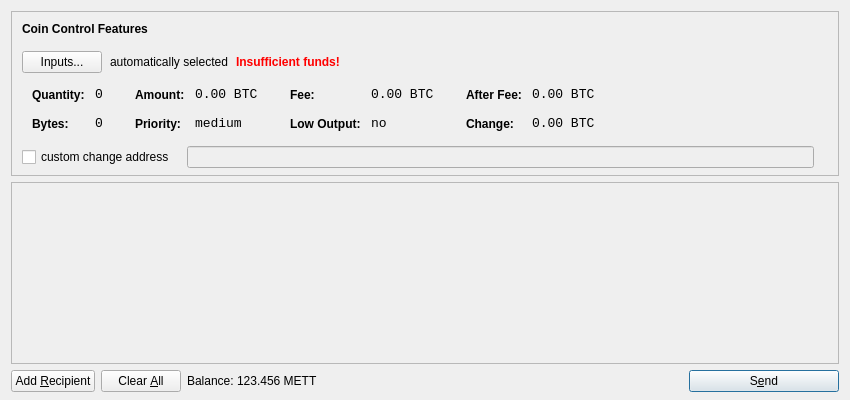
<?xml version="1.0" encoding="UTF-8"?>
<ui version="4.0">
 <class>SendCoinsDialog</class>
 <widget class="QDialog" name="SendCoinsDialog">
  <property name="geometry">
   <rect>
    <x>0</x>
    <y>0</y>
    <width>850</width>
    <height>400</height>
   </rect>
  </property>
  <property name="windowTitle">
   <string>Send Coins</string>
  </property>
  <layout class="QVBoxLayout" name="verticalLayout" stretch="0,1,0">
   <property name="bottomMargin">
    <number>8</number>
   </property>
   <item>
    <widget class="QFrame" name="frameCoinControl">
     <property name="sizePolicy">
      <sizepolicy hsizetype="Expanding" vsizetype="Expanding">
       <horstretch>0</horstretch>
       <verstretch>0</verstretch>
      </sizepolicy>
     </property>
     <property name="maximumSize">
      <size>
       <width>16777215</width>
       <height>16777215</height>
      </size>
     </property>
     <property name="frameShape">
      <enum>QFrame::StyledPanel</enum>
     </property>
     <property name="frameShadow">
      <enum>QFrame::Sunken</enum>
     </property>
     <layout class="QVBoxLayout" name="verticalLayoutCoinControl2">
      <property name="spacing">
       <number>-1</number>
      </property>
      <property name="leftMargin">
       <number>0</number>
      </property>
      <property name="topMargin">
       <number>0</number>
      </property>
      <property name="rightMargin">
       <number>0</number>
      </property>
      <property name="bottomMargin">
       <number>6</number>
      </property>
      <item>
       <layout class="QVBoxLayout" name="verticalLayoutCoinControl" stretch="0,0,0,0,1">
        <property name="spacing">
         <number>0</number>
        </property>
        <property name="leftMargin">
         <number>10</number>
        </property>
        <property name="topMargin">
         <number>10</number>
        </property>
        <item>
         <layout class="QHBoxLayout" name="horizontalLayoutCoinControl1">
          <property name="bottomMargin">
           <number>15</number>
          </property>
          <item>
           <widget class="QLabel" name="labelCoinControlFeatures">
            <property name="sizePolicy">
             <sizepolicy hsizetype="Preferred" vsizetype="Maximum">
              <horstretch>0</horstretch>
              <verstretch>0</verstretch>
             </sizepolicy>
            </property>
            <property name="font">
             <font>
              <weight>75</weight>
              <bold>true</bold>
             </font>
            </property>
            <property name="styleSheet">
             <string notr="true">font-weight:bold;</string>
            </property>
            <property name="text">
             <string>Coin Control Features</string>
            </property>
           </widget>
          </item>
         </layout>
        </item>
        <item>
         <layout class="QHBoxLayout" name="horizontalLayoutCoinControl2" stretch="0,0,0,0">
          <property name="spacing">
           <number>8</number>
          </property>
          <property name="bottomMargin">
           <number>10</number>
          </property>
          <item>
           <widget class="QPushButton" name="pushButtonCoinControl">
            <property name="styleSheet">
             <string notr="true"/>
            </property>
            <property name="text">
             <string>Inputs...</string>
            </property>
           </widget>
          </item>
          <item>
           <widget class="QLabel" name="labelCoinControlAutomaticallySelected">
            <property name="text">
             <string>automatically selected</string>
            </property>
            <property name="margin">
             <number>5</number>
            </property>
           </widget>
          </item>
          <item>
           <widget class="QLabel" name="labelCoinControlInsuffFunds">
            <property name="font">
             <font>
              <weight>75</weight>
              <bold>true</bold>
             </font>
            </property>
            <property name="styleSheet">
             <string notr="true">color:red;font-weight:bold;</string>
            </property>
            <property name="text">
             <string>Insufficient funds!</string>
            </property>
            <property name="margin">
             <number>5</number>
            </property>
           </widget>
          </item>
          <item>
           <spacer name="horizontalSpacerCoinControl">
            <property name="orientation">
             <enum>Qt::Horizontal</enum>
            </property>
            <property name="sizeHint" stdset="0">
             <size>
              <width>40</width>
              <height>1</height>
             </size>
            </property>
           </spacer>
          </item>
         </layout>
        </item>
        <item>
         <widget class="QWidget" name="widgetCoinControl" native="true">
          <property name="sizePolicy">
           <sizepolicy hsizetype="Preferred" vsizetype="Preferred">
            <horstretch>0</horstretch>
            <verstretch>0</verstretch>
           </sizepolicy>
          </property>
          <property name="minimumSize">
           <size>
            <width>0</width>
            <height>0</height>
           </size>
          </property>
          <property name="styleSheet">
           <string notr="true"/>
          </property>
          <layout class="QHBoxLayout" name="horizontalLayoutCoinControl5">
           <property name="margin">
            <number>0</number>
           </property>
           <item>
            <layout class="QHBoxLayout" name="horizontalLayoutCoinControl3" stretch="0,0,0,1">
             <property name="spacing">
              <number>20</number>
             </property>
             <property name="topMargin">
              <number>0</number>
             </property>
             <property name="bottomMargin">
              <number>10</number>
             </property>
             <item>
              <layout class="QFormLayout" name="formLayoutCoinControl1">
               <property name="horizontalSpacing">
                <number>10</number>
               </property>
               <property name="verticalSpacing">
                <number>14</number>
               </property>
               <property name="leftMargin">
                <number>10</number>
               </property>
               <property name="topMargin">
                <number>4</number>
               </property>
               <property name="rightMargin">
                <number>6</number>
               </property>
               <item row="0" column="0">
                <widget class="QLabel" name="labelCoinControlQuantityText">
                 <property name="styleSheet">
                  <string notr="true">font-weight:bold;</string>
                 </property>
                 <property name="text">
                  <string>Quantity:</string>
                 </property>
                 <property name="margin">
                  <number>0</number>
                 </property>
                </widget>
               </item>
               <item row="0" column="1">
                <widget class="QLabel" name="labelCoinControlQuantity">
                 <property name="font">
                  <font>
                   <family>Monospace</family>
                   <pointsize>10</pointsize>
                  </font>
                 </property>
                 <property name="cursor">
                  <cursorShape>IBeamCursor</cursorShape>
                 </property>
                 <property name="contextMenuPolicy">
                  <enum>Qt::ActionsContextMenu</enum>
                 </property>
                 <property name="text">
                  <string notr="true">0</string>
                 </property>
                 <property name="margin">
                  <number>0</number>
                 </property>
                 <property name="textInteractionFlags">
                  <set>Qt::LinksAccessibleByMouse|Qt::TextSelectableByKeyboard|Qt::TextSelectableByMouse</set>
                 </property>
                </widget>
               </item>
               <item row="1" column="0">
                <widget class="QLabel" name="labelCoinControlBytesText">
                 <property name="styleSheet">
                  <string notr="true">font-weight:bold;</string>
                 </property>
                 <property name="text">
                  <string>Bytes:</string>
                 </property>
                </widget>
               </item>
               <item row="1" column="1">
                <widget class="QLabel" name="labelCoinControlBytes">
                 <property name="font">
                  <font>
                   <family>Monospace</family>
                   <pointsize>10</pointsize>
                  </font>
                 </property>
                 <property name="cursor">
                  <cursorShape>IBeamCursor</cursorShape>
                 </property>
                 <property name="contextMenuPolicy">
                  <enum>Qt::ActionsContextMenu</enum>
                 </property>
                 <property name="text">
                  <string notr="true">0</string>
                 </property>
                 <property name="textInteractionFlags">
                  <set>Qt::LinksAccessibleByMouse|Qt::TextSelectableByKeyboard|Qt::TextSelectableByMouse</set>
                 </property>
                </widget>
               </item>
              </layout>
             </item>
             <item>
              <layout class="QFormLayout" name="formLayoutCoinControl2">
               <property name="horizontalSpacing">
                <number>10</number>
               </property>
               <property name="verticalSpacing">
                <number>14</number>
               </property>
               <property name="leftMargin">
                <number>6</number>
               </property>
               <property name="topMargin">
                <number>4</number>
               </property>
               <property name="rightMargin">
                <number>6</number>
               </property>
               <item row="0" column="0">
                <widget class="QLabel" name="labelCoinControlAmountText">
                 <property name="styleSheet">
                  <string notr="true">font-weight:bold;</string>
                 </property>
                 <property name="text">
                  <string>Amount:</string>
                 </property>
                 <property name="margin">
                  <number>0</number>
                 </property>
                </widget>
               </item>
               <item row="0" column="1">
                <widget class="QLabel" name="labelCoinControlAmount">
                 <property name="font">
                  <font>
                   <family>Monospace</family>
                   <pointsize>10</pointsize>
                  </font>
                 </property>
                 <property name="cursor">
                  <cursorShape>IBeamCursor</cursorShape>
                 </property>
                 <property name="contextMenuPolicy">
                  <enum>Qt::ActionsContextMenu</enum>
                 </property>
                 <property name="text">
                  <string notr="true">0.00 BTC</string>
                 </property>
                 <property name="textInteractionFlags">
                  <set>Qt::LinksAccessibleByMouse|Qt::TextSelectableByKeyboard|Qt::TextSelectableByMouse</set>
                 </property>
                </widget>
               </item>
               <item row="1" column="0">
                <widget class="QLabel" name="labelCoinControlPriorityText">
                 <property name="styleSheet">
                  <string notr="true">font-weight:bold;</string>
                 </property>
                 <property name="text">
                  <string>Priority:</string>
                 </property>
                </widget>
               </item>
               <item row="1" column="1">
                <widget class="QLabel" name="labelCoinControlPriority">
                 <property name="font">
                  <font>
                   <family>Monospace</family>
                   <pointsize>10</pointsize>
                  </font>
                 </property>
                 <property name="cursor">
                  <cursorShape>IBeamCursor</cursorShape>
                 </property>
                 <property name="contextMenuPolicy">
                  <enum>Qt::ActionsContextMenu</enum>
                 </property>
                 <property name="text">
                  <string>medium</string>
                 </property>
                 <property name="textInteractionFlags">
                  <set>Qt::LinksAccessibleByMouse|Qt::TextSelectableByKeyboard|Qt::TextSelectableByMouse</set>
                 </property>
                </widget>
               </item>
              </layout>
             </item>
             <item>
              <layout class="QFormLayout" name="formLayoutCoinControl3">
               <property name="horizontalSpacing">
                <number>10</number>
               </property>
               <property name="verticalSpacing">
                <number>14</number>
               </property>
               <property name="leftMargin">
                <number>6</number>
               </property>
               <property name="topMargin">
                <number>4</number>
               </property>
               <property name="rightMargin">
                <number>6</number>
               </property>
               <item row="0" column="0">
                <widget class="QLabel" name="labelCoinControlFeeText">
                 <property name="styleSheet">
                  <string notr="true">font-weight:bold;</string>
                 </property>
                 <property name="text">
                  <string>Fee:</string>
                 </property>
                 <property name="margin">
                  <number>0</number>
                 </property>
                </widget>
               </item>
               <item row="0" column="1">
                <widget class="QLabel" name="labelCoinControlFee">
                 <property name="font">
                  <font>
                   <family>Monospace</family>
                   <pointsize>10</pointsize>
                  </font>
                 </property>
                 <property name="cursor">
                  <cursorShape>IBeamCursor</cursorShape>
                 </property>
                 <property name="contextMenuPolicy">
                  <enum>Qt::ActionsContextMenu</enum>
                 </property>
                 <property name="text">
                  <string notr="true">0.00 BTC</string>
                 </property>
                 <property name="textInteractionFlags">
                  <set>Qt::LinksAccessibleByMouse|Qt::TextSelectableByKeyboard|Qt::TextSelectableByMouse</set>
                 </property>
                </widget>
               </item>
               <item row="1" column="0">
                <widget class="QLabel" name="labelCoinControlLowOutputText">
                 <property name="styleSheet">
                  <string notr="true">font-weight:bold;</string>
                 </property>
                 <property name="text">
                  <string>Low Output:</string>
                 </property>
                </widget>
               </item>
               <item row="1" column="1">
                <widget class="QLabel" name="labelCoinControlLowOutput">
                 <property name="font">
                  <font>
                   <family>Monospace</family>
                   <pointsize>10</pointsize>
                  </font>
                 </property>
                 <property name="cursor">
                  <cursorShape>IBeamCursor</cursorShape>
                 </property>
                 <property name="contextMenuPolicy">
                  <enum>Qt::ActionsContextMenu</enum>
                 </property>
                 <property name="text">
                  <string>no</string>
                 </property>
                 <property name="textInteractionFlags">
                  <set>Qt::LinksAccessibleByMouse|Qt::TextSelectableByKeyboard|Qt::TextSelectableByMouse</set>
                 </property>
                </widget>
               </item>
              </layout>
             </item>
             <item>
              <layout class="QFormLayout" name="formLayoutCoinControl4">
               <property name="horizontalSpacing">
                <number>10</number>
               </property>
               <property name="verticalSpacing">
                <number>14</number>
               </property>
               <property name="leftMargin">
                <number>6</number>
               </property>
               <property name="topMargin">
                <number>4</number>
               </property>
               <property name="rightMargin">
                <number>6</number>
               </property>
               <item row="0" column="0">
                <widget class="QLabel" name="labelCoinControlAfterFeeText">
                 <property name="styleSheet">
                  <string notr="true">font-weight:bold;</string>
                 </property>
                 <property name="text">
                  <string>After Fee:</string>
                 </property>
                 <property name="margin">
                  <number>0</number>
                 </property>
                </widget>
               </item>
               <item row="0" column="1">
                <widget class="QLabel" name="labelCoinControlAfterFee">
                 <property name="font">
                  <font>
                   <family>Monospace</family>
                   <pointsize>10</pointsize>
                  </font>
                 </property>
                 <property name="cursor">
                  <cursorShape>IBeamCursor</cursorShape>
                 </property>
                 <property name="contextMenuPolicy">
                  <enum>Qt::ActionsContextMenu</enum>
                 </property>
                 <property name="text">
                  <string notr="true">0.00 BTC</string>
                 </property>
                 <property name="textInteractionFlags">
                  <set>Qt::LinksAccessibleByMouse|Qt::TextSelectableByKeyboard|Qt::TextSelectableByMouse</set>
                 </property>
                </widget>
               </item>
               <item row="1" column="0">
                <widget class="QLabel" name="labelCoinControlChangeText">
                 <property name="styleSheet">
                  <string notr="true">font-weight:bold;</string>
                 </property>
                 <property name="text">
                  <string>Change:</string>
                 </property>
                </widget>
               </item>
               <item row="1" column="1">
                <widget class="QLabel" name="labelCoinControlChange">
                 <property name="font">
                  <font>
                   <family>Monospace</family>
                   <pointsize>10</pointsize>
                  </font>
                 </property>
                 <property name="cursor">
                  <cursorShape>IBeamCursor</cursorShape>
                 </property>
                 <property name="contextMenuPolicy">
                  <enum>Qt::ActionsContextMenu</enum>
                 </property>
                 <property name="text">
                  <string notr="true">0.00 BTC</string>
                 </property>
                 <property name="textInteractionFlags">
                  <set>Qt::LinksAccessibleByMouse|Qt::TextSelectableByKeyboard|Qt::TextSelectableByMouse</set>
                 </property>
                </widget>
               </item>
              </layout>
             </item>
            </layout>
           </item>
          </layout>
         </widget>
        </item>
        <item>
         <layout class="QHBoxLayout" name="horizontalLayoutCoinControl4" stretch="0,0,0">
          <property name="spacing">
           <number>12</number>
          </property>
          <property name="sizeConstraint">
           <enum>QLayout::SetDefaultConstraint</enum>
          </property>
          <property name="topMargin">
           <number>5</number>
          </property>
          <property name="rightMargin">
           <number>5</number>
          </property>
          <item>
           <widget class="QCheckBox" name="checkBoxCoinControlChange">
            <property name="text">
             <string>custom change address</string>
            </property>
           </widget>
          </item>
          <item>
           <widget class="QLineEdit" name="lineEditCoinControlChange">
            <property name="enabled">
             <bool>false</bool>
            </property>
            <property name="sizePolicy">
             <sizepolicy hsizetype="Expanding" vsizetype="Fixed">
              <horstretch>0</horstretch>
              <verstretch>0</verstretch>
             </sizepolicy>
            </property>
           </widget>
          </item>
          <item>
           <widget class="QLabel" name="labelCoinControlChangeLabel">
            <property name="sizePolicy">
             <sizepolicy hsizetype="Preferred" vsizetype="Expanding">
              <horstretch>0</horstretch>
              <verstretch>0</verstretch>
             </sizepolicy>
            </property>
            <property name="minimumSize">
             <size>
              <width>0</width>
              <height>0</height>
             </size>
            </property>
            <property name="text">
             <string/>
            </property>
            <property name="margin">
             <number>3</number>
            </property>
           </widget>
          </item>
         </layout>
        </item>
        <item>
         <spacer name="verticalSpacerCoinControl">
          <property name="orientation">
           <enum>Qt::Vertical</enum>
          </property>
          <property name="sizeHint" stdset="0">
           <size>
            <width>800</width>
            <height>1</height>
           </size>
          </property>
         </spacer>
        </item>
       </layout>
      </item>
     </layout>
    </widget>
   </item>
   <item>
    <widget class="QScrollArea" name="scrollArea">
     <property name="widgetResizable">
      <bool>true</bool>
     </property>
     <widget class="QWidget" name="scrollAreaWidgetContents">
      <property name="geometry">
       <rect>
        <x>0</x>
        <y>0</y>
        <width>830</width>
        <height>165</height>
       </rect>
      </property>
      <layout class="QVBoxLayout" name="verticalLayout_2">
       <property name="margin">
        <number>0</number>
       </property>
       <item>
        <layout class="QVBoxLayout" name="entries">
         <property name="spacing">
          <number>6</number>
         </property>
        </layout>
       </item>
       <item>
        <spacer name="verticalSpacer">
         <property name="orientation">
          <enum>Qt::Vertical</enum>
         </property>
         <property name="sizeHint" stdset="0">
          <size>
           <width>20</width>
           <height>40</height>
          </size>
         </property>
        </spacer>
       </item>
      </layout>
     </widget>
    </widget>
   </item>
   <item>
    <layout class="QHBoxLayout" name="horizontalLayout">
     <item>
      <widget class="QPushButton" name="addButton">
       <property name="toolTip">
        <string>Send to multiple recipients at once</string>
       </property>
       <property name="text">
        <string>Add &amp;Recipient</string>
       </property>
       <property name="icon">
        <iconset resource="../bitcoin.qrc">
         <normaloff>:/icons/add</normaloff>:/icons/add</iconset>
       </property>
       <property name="autoDefault">
        <bool>false</bool>
       </property>
      </widget>
     </item>
     <item>
      <widget class="QPushButton" name="clearButton">
       <property name="sizePolicy">
        <sizepolicy hsizetype="Minimum" vsizetype="Fixed">
         <horstretch>0</horstretch>
         <verstretch>0</verstretch>
        </sizepolicy>
       </property>
       <property name="toolTip">
        <string>Remove all transaction fields</string>
       </property>
       <property name="text">
        <string>Clear &amp;All</string>
       </property>
       <property name="icon">
        <iconset resource="../bitcoin.qrc">
         <normaloff>:/icons/remove</normaloff>:/icons/remove</iconset>
       </property>
       <property name="autoRepeatDelay">
        <number>300</number>
       </property>
       <property name="autoDefault">
        <bool>false</bool>
       </property>
      </widget>
     </item>
     <item>
      <layout class="QHBoxLayout" name="horizontalLayout_2">
       <property name="spacing">
        <number>3</number>
       </property>
       <item>
        <widget class="QLabel" name="label">
         <property name="text">
          <string>Balance:</string>
         </property>
        </widget>
       </item>
       <item>
        <widget class="QLabel" name="labelBalance">
         <property name="cursor">
          <cursorShape>IBeamCursor</cursorShape>
         </property>
         <property name="text">
          <string>123.456 METT</string>
         </property>
         <property name="textInteractionFlags">
          <set>Qt::LinksAccessibleByMouse|Qt::TextSelectableByKeyboard|Qt::TextSelectableByMouse</set>
         </property>
        </widget>
       </item>
      </layout>
     </item>
     <item>
      <spacer name="horizontalSpacer">
       <property name="orientation">
        <enum>Qt::Horizontal</enum>
       </property>
       <property name="sizeHint" stdset="0">
        <size>
         <width>40</width>
         <height>20</height>
        </size>
       </property>
      </spacer>
     </item>
     <item>
      <widget class="QPushButton" name="sendButton">
       <property name="minimumSize">
        <size>
         <width>150</width>
         <height>0</height>
        </size>
       </property>
       <property name="toolTip">
        <string>Confirm the send action</string>
       </property>
       <property name="text">
        <string>S&amp;end</string>
       </property>
       <property name="icon">
        <iconset resource="../bitcoin.qrc">
         <normaloff>:/icons/send</normaloff>:/icons/send</iconset>
       </property>
       <property name="default">
        <bool>true</bool>
       </property>
      </widget>
     </item>
    </layout>
   </item>
  </layout>
 </widget>
 <resources>
  <include location="../bitcoin.qrc"/>
 </resources>
 <connections/>
</ui>
